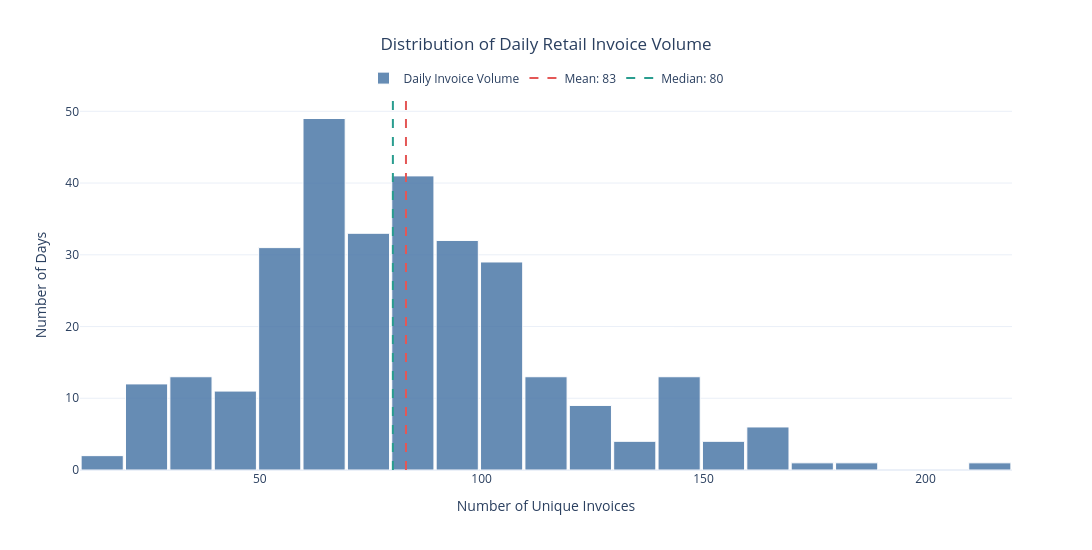

The notebook cell this image was saved under:
### Markdown cell above
#### Analyzing Daily Invoice Volume

### Code cell
daily_invoice_volume = (
    merchandise_df.groupby("Transaction_Date")["InvoiceNo"]
    .nunique()
    .sort_index()
)

mean_invoices = daily_invoice_volume.mean()
median_invoices = daily_invoice_volume.median()

fig = go.Figure()

fig.add_trace(
    go.Histogram(
        x=daily_invoice_volume,
        nbinsx=30,
        name="Daily Invoice Volume",
        marker=dict(
            color="#4C78A8",
            line=dict(color="white", width=1)
        ),
        opacity=0.85,
        hovertemplate=(
            "Daily Invoices: %{x:,}"
            "<br>Number of Days: %{y}"
            "<extra></extra>"
        )
    )
)

fig.add_vline(
    x=mean_invoices,
    line=dict(color="#E45756", width=2, dash="dash")
)

fig.add_vline(
    x=median_invoices,
    line=dict(color="#2A9D8F", width=2, dash="dash")
)

fig.add_trace(
    go.Scatter(
        x=[None],
        y=[None],
        mode="lines",
        line=dict(color="#E45756", width=2, dash="dash"),
        name=f"Mean: {mean_invoices:,.0f}"
    )
)

fig.add_trace(
    go.Scatter(
        x=[None],
        y=[None],
        mode="lines",
        line=dict(color="#2A9D8F", width=2, dash="dash"),
        name=f"Median: {median_invoices:,.0f}"
    )
)

fig.update_layout(
    title=dict(
        text="Distribution of Daily Retail Invoice Volume",
        x=0.5,
        xanchor="center"
    ),
    xaxis_title="Number of Unique Invoices",
    yaxis_title="Number of Days",
    template="plotly_white",
    width=1100,
    height=550,
    bargap=0.05,
    legend=dict(
        orientation="h",
        yanchor="bottom",
        y=1.02,
        xanchor="center",
        x=0.5
    )
)

fig.show()

display(
    daily_invoice_volume.describe(
        percentiles=[0.25, 0.50, 0.75, 0.90, 0.95, 0.99]
    ).to_frame("Daily_Invoice_Volume")
)

### Figure 1 — Plotly figure (JSON) as saved in the notebook; plotly's stock layout.template omitted (floating-point values rounded to 4 significant figures; data arrays with more than 128 entries replaced by an {"elided": "..."} marker saying what was removed)
{"data": [{"hovertemplate": "Daily Invoices: %{x:,}<br>Number of Days: %{y}<extra></extra>", "marker": {"color": "#4C78A8", "line": {"color": "white", "width": 1}}, "name": "Daily Invoice Volume", "nbinsx": 30, "opacity": 0.85, "type": "histogram", "x": {"elided": "305 int values"}}, {"line": {"color": "#E45756", "dash": "dash", "width": 2}, "mode": "lines", "name": "Mean: 83", "type": "scatter", "x": [null], "y": [null]}, {"line": {"color": "#2A9D8F", "dash": "dash", "width": 2}, "mode": "lines", "name": "Median: 80", "type": "scatter", "x": [null], "y": [null]}], "layout": {"bargap": 0.05, "height": 550, "legend": {"orientation": "h", "x": 0.5, "xanchor": "center", "y": 1.02, "yanchor": "bottom"}, "shapes": [{"line": {"color": "#E45756", "dash": "dash", "width": 2}, "type": "line", "x0": 82.95, "x1": 82.95, "xref": "x", "y0": 0, "y1": 1, "yref": "y domain"}, {"line": {"color": "#2A9D8F", "dash": "dash", "width": 2}, "type": "line", "x0": 80, "x1": 80, "xref": "x", "y0": 0, "y1": 1, "yref": "y domain"}], "title": {"text": "Distribution of Daily Retail Invoice Volume", "x": 0.5, "xanchor": "center"}, "width": 1100, "xaxis": {"title": {"text": "Number of Unique Invoices"}}, "yaxis": {"title": {"text": "Number of Days"}}}}
